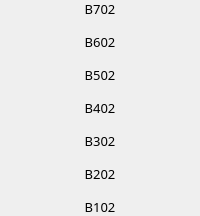
                            <widget class="QFrame" name="frame_61">
                             <property name="frameShape">
                              <enum>QFrame::NoFrame</enum>
                             </property>
                             <property name="frameShadow">
                              <enum>QFrame::Raised</enum>
                             </property>
                             <layout class="QVBoxLayout" name="verticalLayout_69">
                              <property name="spacing">
                               <number>15</number>
                              </property>
                              <property name="leftMargin">
                               <number>0</number>
                              </property>
                              <property name="topMargin">
                               <number>0</number>
                              </property>
                              <property name="rightMargin">
                               <number>0</number>
                              </property>
                              <property name="bottomMargin">
                               <number>0</number>
                              </property>
                              <item>
                               <widget class="QLabel" name="label_b702">
                                <property name="font">
                                 <font>
                                  <family>Mitr SemiBold</family>
                                  <pointsize>10</pointsize>
                                 </font>
                                </property>
                                <property name="text">
                                 <string>B702</string>
                                </property>
                                <property name="alignment">
                                 <set>Qt::AlignCenter</set>
                                </property>
                               </widget>
                              </item>
                              <item>
                               <widget class="QLabel" name="label_b602">
                                <property name="font">
                                 <font>
                                  <family>Mitr SemiBold</family>
                                  <pointsize>10</pointsize>
                                 </font>
                                </property>
                                <property name="text">
                                 <string>B602</string>
                                </property>
                                <property name="alignment">
                                 <set>Qt::AlignCenter</set>
                                </property>
                               </widget>
                              </item>
                              <item>
                               <widget class="QLabel" name="label_b502">
                                <property name="font">
                                 <font>
                                  <family>Mitr SemiBold</family>
                                  <pointsize>10</pointsize>
                                 </font>
                                </property>
                                <property name="text">
                                 <string>B502</string>
                                </property>
                                <property name="alignment">
                                 <set>Qt::AlignCenter</set>
                                </property>
                               </widget>
                              </item>
                              <item>
                               <widget class="QLabel" name="label_b402">
                                <property name="font">
                                 <font>
                                  <family>Mitr SemiBold</family>
                                  <pointsize>10</pointsize>
                                 </font>
                                </property>
                                <property name="text">
                                 <string>B402</string>
                                </property>
                                <property name="alignment">
                                 <set>Qt::AlignCenter</set>
                                </property>
                               </widget>
                              </item>
                              <item>
                               <widget class="QLabel" name="label_b302">
                                <property name="font">
                                 <font>
                                  <family>Mitr SemiBold</family>
                                  <pointsize>10</pointsize>
                                 </font>
                                </property>
                                <property name="text">
                                 <string>B302</string>
                                </property>
                                <property name="alignment">
                                 <set>Qt::AlignCenter</set>
                                </property>
                               </widget>
                              </item>
                              <item>
                               <widget class="QLabel" name="label_b202">
                                <property name="font">
                                 <font>
                                  <family>Mitr SemiBold</family>
                                  <pointsize>10</pointsize>
                                 </font>
                                </property>
                                <property name="text">
                                 <string>B202</string>
                                </property>
                                <property name="alignment">
                                 <set>Qt::AlignCenter</set>
                                </property>
                               </widget>
                              </item>
                              <item>
                               <widget class="QLabel" name="label_b102">
                                <property name="font">
                                 <font>
                                  <family>Mitr SemiBold</family>
                                  <pointsize>10</pointsize>
                                 </font>
                                </property>
                                <property name="text">
                                 <string>B102</string>
                                </property>
                                <property name="alignment">
                                 <set>Qt::AlignCenter</set>
                                </property>
                               </widget>
                              </item>
                             </layout>
                            </widget>
